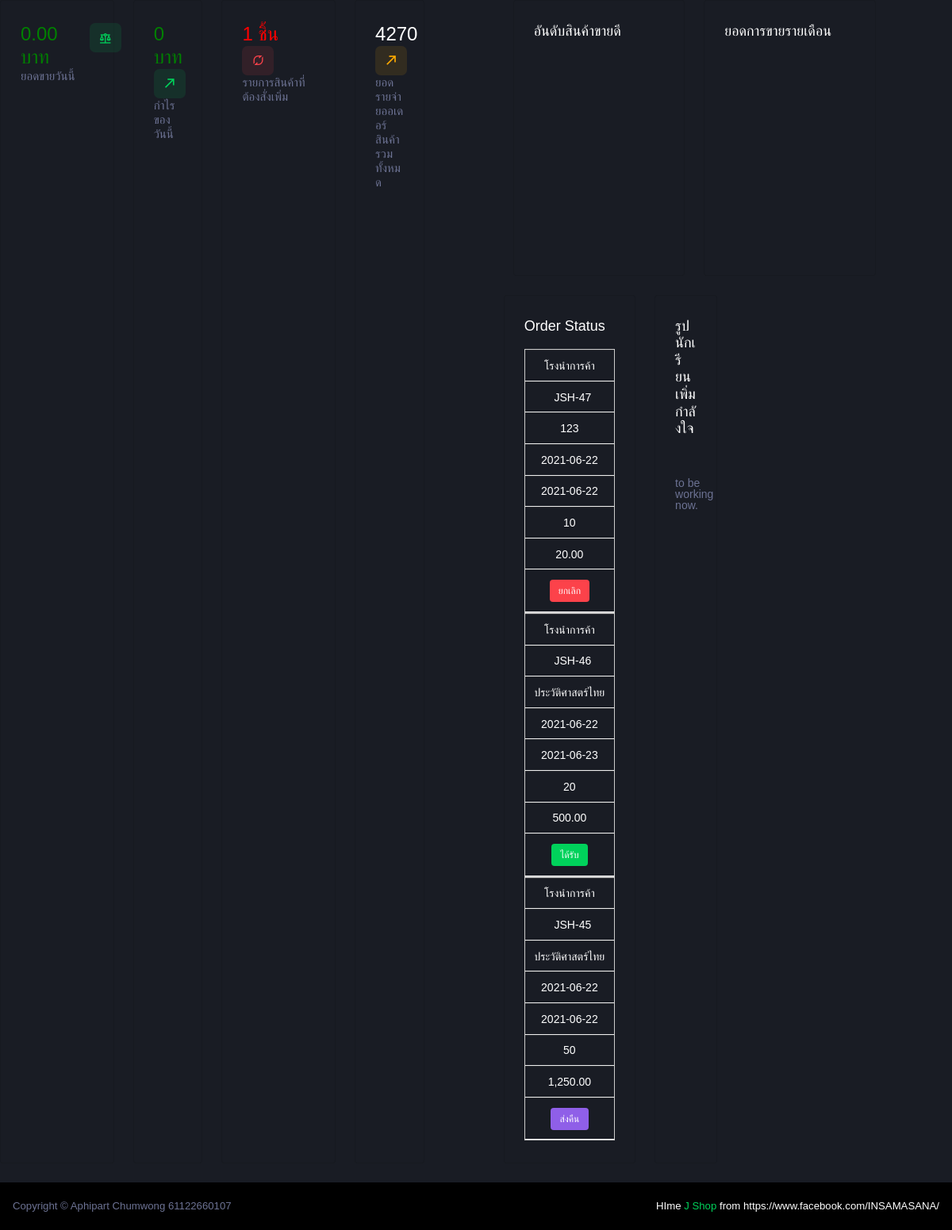
Page /pages/home.php on the committed database.
### tables this page shows
CREATE TABLE `purchases` (
  `transaction_id` int(11) NOT NULL,
  `invoice_number` varchar(100) NOT NULL,
  `date_order` varchar(100) NOT NULL,
  `suplier` varchar(100) NOT NULL,
  `date_deliver` varchar(100) NOT NULL,
  `p_name` varchar(30) NOT NULL,
  `qty` varchar(30) NOT NULL,
  `cost` varchar(30) NOT NULL,
  `status` varchar(25) NOT NULL,
  `remark` varchar(100) NOT NULL
);

CREATE TABLE `products` (
  `product_id` int(11) NOT NULL,
  `product_code` varchar(50) NOT NULL,
  `product_name` varchar(100) NOT NULL,
  `description_name` varchar(50) NOT NULL,
  `cost` varchar(100) NOT NULL COMMENT 'ราคาทุน',
  `price` varchar(100) NOT NULL COMMENT 'ราคาขาย',
  `supplier` varchar(100) NOT NULL,
  `qty_left` int(10) NOT NULL COMMENT 'จำนวนสินค้าที่เหลือ',
  `category` varchar(100) NOT NULL COMMENT 'ประเภท',
  `date_delivered` varchar(20) NOT NULL,
  `expiration_date` varchar(20) NOT NULL,
  `unit` varchar(60) NOT NULL
);

### pages/home.php (the view, shortened to what this page needs)
<head>
    <link rel="stylesheet" href="assets/vendors/mdi/css/materialdesignicons.min.css">
    <link rel="stylesheet" href="assets/vendors/css/vendor.bundle.base.css">
    <link rel="stylesheet" href="assets/vendors/jvectormap/jquery-jvectormap.css">
    <link rel="stylesheet" href="assets/vendors/flag-icon-css/css/flag-icon.min.css">
    <link rel="stylesheet" href="assets/vendors/owl-carousel-2/owl.carousel.min.css">
    <link rel="stylesheet" href="assets/vendors/owl-carousel-2/owl.theme.default.min.css">
    <link rel="stylesheet" href="assets/css/style.css">
    <link href="src/facebox.css" media="screen" rel="stylesheet" type="text/css" />
</head>
<body class="dark-edition">
    <div class="container-scroller">
        <?php include('navfixed.php');?>
        <div class="row">
            <div class="col-xl-3 col-sm-6 grid-margin stretch-card">
                <div class="card">
                    <div class="card-body">
                        <div class="row">
                            <div class="col-9">
                                <div class="d-flex align-items-center align-self-start">
                                    <?php
                              include('connect.php');
                              $today = date('m/d/Y');
                              $sql = "SELECT sum(amount) FROM sales WHERE date = ?";
                              $query = $db->prepare($sql);
                              $query->execute(array($today));
                              $fetch = $query->fetchAll();
                              foreach ($fetch as $key => $value) {
                                $data = $value['sum(amount)'];
                              }
                              ?>
                                    <h3 class="mb-0"> <?php
                                echo "<font style = 'color:green;'>" .  formatMoney($data, true) . "  บาท" ,"</font>" ;
                                ?> </h3>
                                </div>
                            </div>
                            <div class="col-3">
                                <div class="icon icon-box-success ">
                                    <span class="mdi mdi-scale-balance"></span>
                                </div>
                            </div>
                        </div>
                        <h6 class="text-muted font-weight-normal">ยอดขายวันนี้</h6>
                    </div>
                </div>
            </div>
            <div class="col-xl-2 col-sm-5 grid-margin stretch-card">
                <div class="card">
                    <div class="card-body">
                        <div class="row">
                            <div class="col-9">
                                <div class="d-flex align-items-center align-self-start">
                                    <h3 class="mb-0"><?php
                          include('connect.php');
                          $date = date_create('now')->format('m/d/Y');
                          $result = $db->prepare("SELECT date,SUM(B.price*qty) as allPrice,SUM(cost*qty) as allCost ,SUM((B.price - cost)*qty) as Profit FROM `sales_order` as A INNER JOIN products as B  on A.product = B.product_code
                          where date = '$date' ");
                          $result->execute();
                          for($i=0; $row = $result->fetch(); $i++){
                          $Profit = $row['Profit'];
                          if ($Profit == NULL){
                            echo "<font style = 'color:green;'>" ."0". "  บาท" ,"</font>";
                          }else{
                            echo "<font style = 'color:green;'>" .$Profit. "  บาท", "</font>";
                          }
                          ?></h3>
                                </div>
                            </div>
                            <div class="col-3">
                                <div class="icon icon-box-success ">
                                    <span class="mdi mdi-arrow-top-right icon-item"></span>
                                </div>
                            </div>
                        </div>
                        <h6 class="text-muted font-weight-normal">กำไรของวันนี้</h6>
                    </div>
                </div>
            </div>
            <?php }  ?>
            <div class="col-xl-3 col-sm-5 grid-margin stretch-card">
                <div class="card">
                    <div class="card-body">
                        <div class="row">
                            <div class="col-9">
                                <div class="d-flex align-items-center align-self-start">
                                    <a href="view_productqty.php">
                                        <h3 class="mb-0"><?php
                          include('connect.php');
                          $result = $db->prepare("SELECT * FROM products where qty_left <= 5 ORDER BY product_id DESC");
                          $result->execute();
                          $rowcount = $result->rowcount();
                          ?>
                                            <?php echo "<font style = 'color:red;'>".$rowcount. "  ชิ้น" ,"</font>" ;?>
                                        </h3>
                                </div>
                            </div>
                            <div class="col-3">
                                <div class="icon icon-box-danger">
                                    <span class="mdi mdi-flattr"></span>
                                </div>
                            </div>
                        </div>
                        <h6 class="text-muted font-weight-normal">รายการสินค้าที่ต้องสั่งเพิ่ม</h6></a>
                    </div>
                </div>
            </div>
            <div class="col-xl-2 col-sm-5 grid-margin stretch-card">
                <div class="card">
                    <div class="card-body">
                        <div class="row">
                            <div class="col-9">
                                <div class="d-flex align-items-center align-self-start">
                                    <h3 class="mb-0"><?php
                          include('connect.php');
                          $result = $db->prepare("SELECT SUM(cost) FROM `purchases_item` WHERE status = 'ได้รับ';");
                          $result->execute();
                          $number_of_rows = $result->fetchColumn();
                          echo $number_of_rows;
                          ?> </h3>
                                </div>
                            </div>
                            <div class="col-3">
                                <div class="icon icon-box-warning">
                                    <span class="mdi mdi-arrow-top-right icon-item"></span>
                                </div>
                            </div>
                        </div>
                        <h6 class="text-muted font-weight-normal">ยอดรายจ่ายออเดอร์สินค้ารวมทั้งหมด</h6>
                    </div>
                </div>
            </div>
        </div>
        <div class="row">
            <div class="col-lg-5 grid-margin stretch-card">
                <div class="card">
                    <div class="card-body">
                        <h4 class="card-title">อันดับสินค้าขายดี</h4>
                        <div id="charttt" style="height:250px"></div>
                    </div>
                </div>
            </div>
            <div class="col-lg-5 grid-margin stretch-card">
                <div class="card">
                    <div class="card-body">
                        <h4 class="card-title">ยอดการขายรายเดือน</h4>
                        <div id="chartdiv" style="height:250px"></div>
                    </div>
                </div>
            </div>
            <div>
                <div class="row ">
                    <div class="col-auto grid-margin">
                        <div class="card">
                            <div class="card-body">
                                <h4 class="card-title">Order Status</h4>
                                <div>
                                    <table class="table">
                                        <tbody>
                                            <?php
                          function formatMoney($number, $fractional=false) {
                          if ($fractional) {
                            $number = sprintf('%.2f', $number);
                          }
                          while (true) {
                            $replaced = preg_replace('/(-?\d+)(\d\d\d)/', '$1,$2', $number);
                            if ($replaced != $number) {
                              $number = $replaced;
                            } else {
                              break;
                            }
                          }
                          return $number;
                          }
                          include('connect.php');
                          $result = $db->prepare("SELECT * FROM purchases ORDER BY transaction_id desc limit 0,4");
                          $result->execute();
                          for($i=0; $row = $result->fetch(); $i++){
                          ?>
                                            <tr>
                                                <td style="color:white">
                                                    <?php echo $row['suplier']; ?>
                                                </td>
                                                <td style="color:white">
                                                    <span class="pl-2">JSH-<?php echo $row['transaction_id']; ?></span>
                                                </td>
                                                <td style="color:white"> <?php
                            $rrrrrrr=$row['p_name'];
                            $resultss = $db->prepare("SELECT * FROM products WHERE product_code= :asas");
                            $resultss->bindParam(':asas', $rrrrrrr);
                            $resultss->execute();
                            for($i=0; $rowss = $resultss->fetch(); $i++){
                              echo $rowss['product_name'];
                            }
                            ?> </td>
                                                <td style="color:white"><?php echo $row['date_order']; ?> </td>
                                                <td style="color:white"> <?php echo $row['date_deliver']; ?> </td>
                                                <td style="color:white"> <?php echo $row['qty']; ?> </td>
                                                <td style="color:white"><?php
                $dsdsd=$row['cost'];
                echo formatMoney($dsdsd, true);
                ?></td>
                                                <td>
                                                    <?php if
                                ($row['status'] == 'ส่งคืน') {echo  "<div class='badge badge-info'><font style = 'color:#FFFFFF'>".$row['status'] ,"</font>"."</div>";}
                                if($row['status'] == 'ยกเลิก') {echo "<div class='badge badge-danger'><font style = 'color:#FFFFFF'>".$row['status'] ,"</font>"."</div>";}
                                if($row['status'] == 'ได้รับ') {echo "<div class='badge badge-success'><font style = 'color:#FFFFFF'>".$row['status'] ,"</font>"."</div>";}
                                      ?>
                                                </td>
                                            </tr>
                                            <?php
            }
            ?>
                                        </tbody>
                                    </table>
                                </div>
                            </div>
                        </div>
                    </div>
                    <div class="col-md-6 col-xl-3 grid-margin stretch-card">
                        <div class="card">
                            <div class="card-body">
                                <h4 class="card-title">รูปนักเรียนเพิ่มกำลังใจ</h4>
                                <div class="d-flex py-4">
                                    <div class="preview-list w-100">
                                        <div class="preview-item p-0">
                                            <div class="preview-item-content d-flex flex-grow">
                                                <div class="flex-grow">
                                                    <div class="d-flex d-md-block d-xl-flex justify-content-between">
                                                    </div>
                                                    <p class="text-muted"><?php echo $session_admin_name;?> to be
                                                        working now.</p>
                                                </div>
                                            </div>
                                        </div>
                                    </div>
                                </div>
                            </div>
                        </div>
                    </div>
                </div>
                <link rel="stylesheet" href="plugins/export/export.css" type="text/css" media="all" />
            </div>
        </div>
    </div>
    <?php include('footer.php'); ?>
</body>
</html>

### pages/footer.php
<footer class="footer">
  <div class="d-sm-flex justify-content-center justify-content-sm-between">
    <span class="text-muted d-block text-center text-sm-left d-sm-inline-block">Copyright © Aphipart Chumwong 61122660107</span>
    <span class="float-none float-sm-right d-block mt-1 mt-sm-0 text-center"> HIme <a href="https://www.facebook.com/INSAMASANA/" target="_blank">J Shop</a> from https://www.facebook.com/INSAMASANA/</span>
  </div>
</footer>

### rows in the picture
purchases: suplier "โรงนำการค้า", transaction_id "47", date_order "2021-06-22", date_deliver "2021-06-22", qty "10", cost "20.00", status "ยกเลิก"
products: product_name "123"
purchases: suplier "โรงนำการค้า", transaction_id "46", date_order "2021-06-22", date_deliver "2021-06-23", qty "20", cost "500.00", status "ได้รับ"
products: product_name "ประวัติศาสตร์ไทย"
purchases: suplier "โรงนำการค้า", transaction_id "45", date_order "2021-06-22", date_deliver "2021-06-22", qty "50", cost "1,250.00", status "ส่งคืน"

### other values in the picture
formatMoney($data, true) "0.00"
$rowcount "1"
$number_of_rows "4270"
